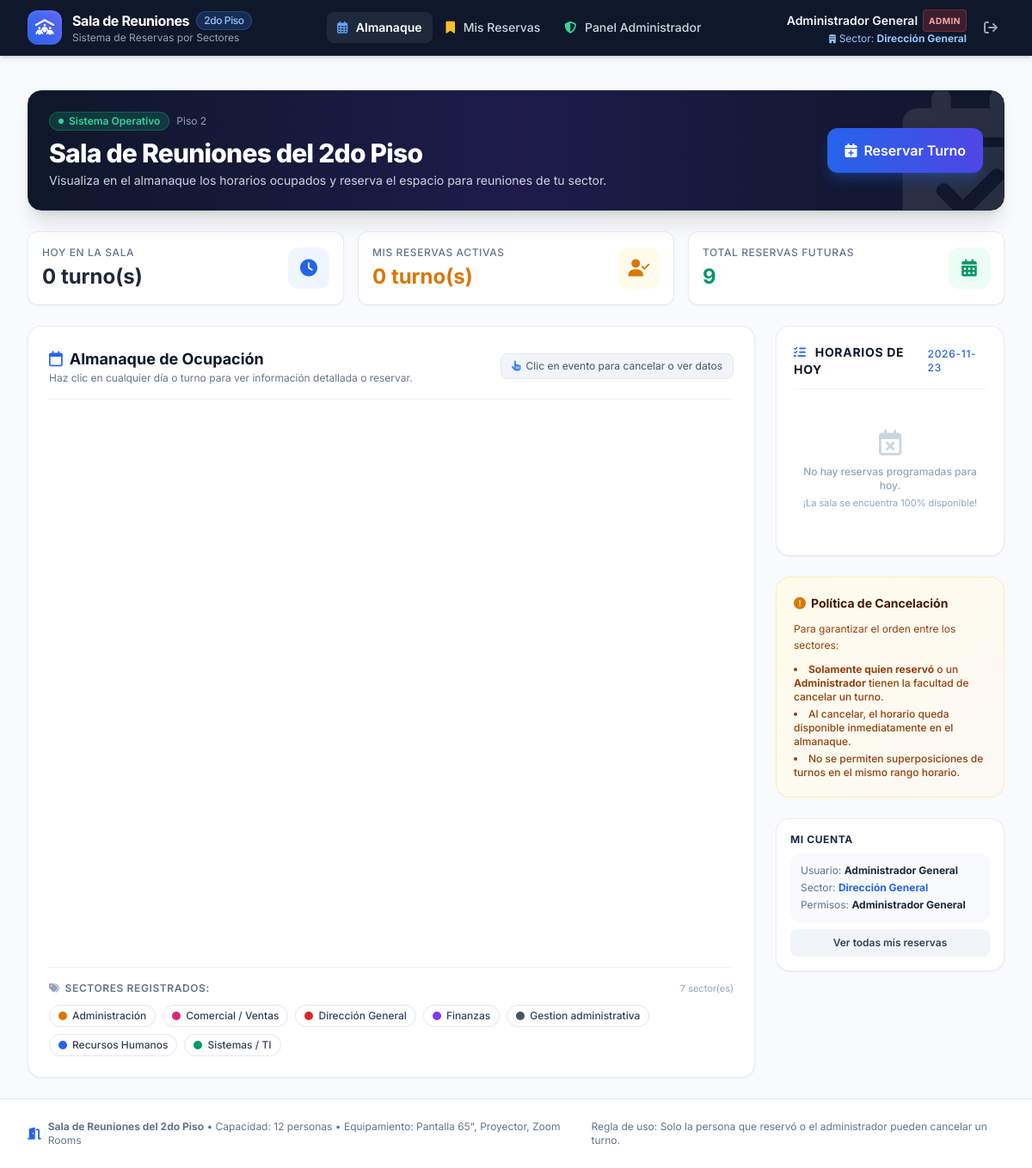
The page / (signed in) on the database its author committed.
### tables this page shows
CREATE TABLE users (
            id INTEGER PRIMARY KEY AUTOINCREMENT,
            username TEXT UNIQUE NOT NULL,
            password_hash TEXT NOT NULL,
            full_name TEXT NOT NULL,
            sector TEXT NOT NULL,
            role TEXT NOT NULL DEFAULT 'user',
            created_at TIMESTAMP DEFAULT CURRENT_TIMESTAMP
        );

### app.py (the view)
@app.route("/")
@login_required
def index():
    conn = get_db_connection()
    today_str = date.today().strftime("%Y-%m-%d")
    todays_reservations = conn.execute('''
        SELECT r.*, u.full_name, u.sector, u.username
        FROM reservations r
        JOIN users u ON r.user_id = u.id
        WHERE r.date = ? AND r.status = 'active'
        ORDER BY r.start_time ASC
    ''', (today_str,)).fetchall()
    total_active = conn.execute("SELECT COUNT(*) FROM reservations WHERE status = 'active'").fetchone()[0]
    my_active = conn.execute(
        "SELECT COUNT(*) FROM reservations WHERE user_id = ? AND status = 'active' AND date >= ?",
        (session["user_id"], today_str)
    ).fetchone()[0]
    conn.close()
    return render_template(
        "index.html",
        todays_reservations=todays_reservations,
        total_active=total_active,
        my_active=my_active,
        today_str=today_str
    )

### templates/index.html (shortened to what this page needs)
{% extends "base.html" %}
{% block content %}
<div class="space-y-6">
  <div class="bg-gradient-to-r from-slate-900 via-indigo-950 to-slate-900 rounded-2xl p-6 text-white shadow-xl border border-slate-800 relative overflow-hidden">
    <div class="absolute -right-10 -bottom-10 opacity-10 text-white pointer-events-none">
      <i class="fa-solid fa-calendar-check text-[180px]"></i>
    </div>
    <div class="relative z-10 flex flex-col md:flex-row md:items-center justify-between gap-6">
      <div>
        <div class="flex items-center gap-2 mb-2">
          <span class="inline-flex items-center px-2.5 py-0.5 rounded-full text-xs font-semibold bg-emerald-500/20 text-emerald-400 border border-emerald-500/30">
            <span class="w-1.5 h-1.5 rounded-full bg-emerald-400 mr-1.5 animate-pulse"></span> Sistema Operativo
          </span>
          <span class="text-xs text-slate-400">Piso 2</span>
        </div>
        <h1 class="text-2xl sm:text-3xl font-extrabold text-white tracking-tight">
          Sala de Reuniones del 2do Piso
        </h1>
        <p class="text-slate-300 text-sm mt-1 max-w-2xl">
          Visualiza en el almanaque los horarios ocupados y reserva el espacio para reuniones de tu sector.
        </p>
      </div>
      <div class="flex flex-col sm:flex-row items-stretch sm:items-center gap-3">
        <button onclick="openBookingModal()"
                class="inline-flex items-center justify-center gap-2 bg-gradient-to-r from-brand-600 to-indigo-600 hover:from-brand-500 hover:to-indigo-500 text-white font-semibold px-5 py-3.5 rounded-xl shadow-lg shadow-brand-600/30 transition-all hover:scale-[1.02] active:scale-[0.98]">
          <i class="fa-solid fa-calendar-plus text-base"></i>
          <span>Reservar Turno</span>
        </button>
      </div>
    </div>
  </div>
  <div class="grid grid-cols-1 sm:grid-cols-3 gap-4">
    <div class="bg-white rounded-xl p-4 border border-slate-200/80 shadow-sm flex items-center justify-between">
      <div>
        <p class="text-xs font-medium text-slate-500 uppercase tracking-wider">Hoy en la sala</p>
        <p class="text-2xl font-bold text-slate-800 mt-1">{{ todays_reservations|length }} turno(s)</p>
      </div>
      <div class="w-12 h-12 rounded-xl bg-brand-50 text-brand-600 flex items-center justify-center text-xl">
        <i class="fa-solid fa-clock"></i>
      </div>
    </div>
    <div class="bg-white rounded-xl p-4 border border-slate-200/80 shadow-sm flex items-center justify-between">
      <div>
        <p class="text-xs font-medium text-slate-500 uppercase tracking-wider">Mis reservas activas</p>
        <p class="text-2xl font-bold text-amber-600 mt-1">{{ my_active }} turno(s)</p>
      </div>
      <div class="w-12 h-12 rounded-xl bg-amber-50 text-amber-600 flex items-center justify-center text-xl">
        <i class="fa-solid fa-user-check"></i>
      </div>
    </div>
    <div class="bg-white rounded-xl p-4 border border-slate-200/80 shadow-sm flex items-center justify-between">
      <div>
        <p class="text-xs font-medium text-slate-500 uppercase tracking-wider">Total Reservas Futuras</p>
        <p class="text-2xl font-bold text-emerald-600 mt-1">{{ total_active }}</p>
      </div>
      <div class="w-12 h-12 rounded-xl bg-emerald-50 text-emerald-600 flex items-center justify-center text-xl">
        <i class="fa-solid fa-calendar-days"></i>
      </div>
    </div>
  </div>
  <div class="grid grid-cols-1 lg:grid-cols-4 gap-6">
    <div class="lg:col-span-3 space-y-4">
      <div class="bg-white rounded-2xl border border-slate-200/80 shadow-sm p-4 sm:p-6">
        <div class="flex flex-col sm:flex-row sm:items-center justify-between gap-4 pb-4 border-b border-slate-100 mb-4">
          <div>
            <h2 class="text-lg font-bold text-slate-900 flex items-center gap-2">
              <i class="fa-regular fa-calendar text-brand-600"></i> Almanaque de Ocupación
            </h2>
            <p class="text-xs text-slate-500">
              Haz clic en cualquier día o turno para ver información detallada o reservar.
            </p>
          </div>
          <div class="flex items-center gap-2">
            <span class="text-xs bg-slate-100 text-slate-600 px-3 py-1.5 rounded-lg border border-slate-200 flex items-center gap-1.5">
              <i class="fa-solid fa-hand-pointer text-brand-500 text-xs"></i> Clic en evento para cancelar o ver datos
            </span>
          </div>
        </div>
        <div id="calendar" class="min-h-[620px]"></div>
        {% if SECTORS and SECTORS|length > 0 %}
        <div class="mt-6 pt-4 border-t border-slate-100">
          <div class="flex items-center justify-between mb-2.5">
            <p class="text-xs font-semibold text-slate-500 uppercase tracking-wider flex items-center gap-1.5">
              <i class="fa-solid fa-tags text-slate-400"></i> Sectores Registrados:
            </p>
            <span class="text-[11px] text-slate-400">{{ SECTORS|length }} sector(es)</span>
          </div>
          <div class="flex flex-wrap gap-2">
            {% for sector in SECTORS %}
            <span class="inline-flex items-center text-xs font-medium px-2.5 py-1 rounded-full bg-white border border-slate-200 text-slate-700 shadow-xs">
              <span class="w-2.5 h-2.5 rounded-full mr-1.5" style="background-color: {{ sector.color }};"></span>
              {{ sector.name }}
            </span>
            {% endfor %}
          </div>
        </div>
        {% endif %}
      </div>
    </div>
    <div class="space-y-6">
      <div class="bg-white rounded-2xl border border-slate-200/80 shadow-sm p-5">
        <h3 class="text-sm font-bold text-slate-900 uppercase tracking-wider flex items-center justify-between pb-3 border-b border-slate-100 mb-3">
          <span><i class="fa-solid fa-list-check text-brand-600 mr-1.5"></i> Horarios de Hoy</span>
          <span class="text-xs text-brand-600 font-medium">{{ today_str }}</span>
        </h3>
        {% if todays_reservations %}
          <div class="space-y-3">
            {% for item in todays_reservations %}
              <div class="p-3 rounded-xl border border-slate-100 bg-slate-50/60 hover:bg-slate-100/80 transition-colors">
                <div class="flex items-center justify-between text-xs mb-1">
                  <span class="font-bold text-slate-800">
                    <i class="fa-regular fa-clock text-slate-400 mr-1"></i> {{ item.start_time }} - {{ item.end_time }}
                  </span>
                  <span class="px-2 py-0.5 rounded text-[11px] font-semibold bg-white border border-slate-200 text-slate-700">
                    {{ item.duration_minutes }} min
                  </span>
                </div>
                <div class="text-xs font-bold text-slate-900 truncate">
                  {{ item.title }}
                </div>
                <div class="text-[11px] text-slate-500 mt-1 flex items-center justify-between">
                  <span><i class="fa-solid fa-building text-[10px] text-slate-400 mr-1"></i>{{ item.sector }}</span>
                  <span class="text-slate-600 font-medium">{{ item.full_name }}</span>
                </div>
              </div>
            {% endfor %}
          </div>
        {% else %}
          <div class="text-center py-8 text-slate-400">
            <i class="fa-regular fa-calendar-xmark text-3xl mb-2 text-slate-300"></i>
            <p class="text-xs font-medium">No hay reservas programadas para hoy.</p>
            <p class="text-[11px] text-slate-400 mt-1">¡La sala se encuentra 100% disponible!</p>
          </div>
        {% endif %}
      </div>
      <div class="bg-gradient-to-br from-amber-50 to-orange-50/50 rounded-2xl border border-amber-200/60 p-5 text-amber-900 text-xs space-y-2.5">
        <h4 class="font-bold text-amber-950 flex items-center gap-1.5 text-sm">
          <i class="fa-solid fa-circle-exclamation text-amber-600"></i> Política de Cancelación
        </h4>
        <p class="text-amber-800 leading-relaxed">
          Para garantizar el orden entre los sectores:
        </p>
        <ul class="list-disc list-inside space-y-1 text-amber-800 font-medium">
          <li><strong>Solamente quien reservó</strong> o un <strong>Administrador</strong> tienen la facultad de cancelar un turno.</li>
          <li>Al cancelar, el horario queda disponible inmediatamente en el almanaque.</li>
          <li>No se permiten superposiciones de turnos en el mismo rango horario.</li>
        </ul>
      </div>
      <div class="bg-white rounded-2xl border border-slate-200/80 shadow-sm p-4 text-xs space-y-2">
        <h4 class="font-bold text-slate-800 text-xs uppercase tracking-wider">Mi Cuenta</h4>
        <div class="p-3 bg-slate-50 rounded-xl space-y-1">
          <p><span class="text-slate-500">Usuario:</span> <strong>{{ current_user.full_name }}</strong></p>
          <p><span class="text-slate-500">Sector:</span> <strong class="text-brand-600">{{ current_user.sector }}</strong></p>
          <p><span class="text-slate-500">Permisos:</span> <strong>{{ 'Administrador General' if current_user.role == 'admin' else 'Usuario Sectorial' }}</strong></p>
        </div>
        <a href="{{ url_for('my_bookings') }}" class="block text-center w-full py-2 bg-slate-100 hover:bg-slate-200 text-slate-700 font-semibold rounded-lg transition-colors">
          Ver todas mis reservas
        </a>
      </div>
    </div>
  </div>
</div>
{% endblock %}

### templates/base.html (shortened to what this page needs)
<!DOCTYPE html>
<html lang="es" class="h-full bg-slate-50">
<head>
  <script src="https://cdn.tailwindcss.com"></script>
  <link rel="stylesheet" href="https://cdnjs.cloudflare.com/ajax/libs/font-awesome/6.5.1/css/all.min.css">
  <link rel="stylesheet" href="{{ url_for('static', filename='css/style.css') }}">
</head>
<body class="h-full flex flex-col antialiased text-slate-800">
  <header class="bg-slate-900 border-b border-slate-800 text-white shadow-md sticky top-0 z-40">
    <div class="max-w-7xl mx-auto px-4 sm:px-6 lg:px-8">
      <div class="flex items-center justify-between h-16">
        <div class="flex items-center space-x-3">
          <a href="{{ url_for('index') }}" class="flex items-center space-x-3 group">
            <div class="w-10 h-10 rounded-xl bg-gradient-to-tr from-brand-600 to-indigo-500 flex items-center justify-center text-white shadow-inner shadow-brand-400/30 group-hover:scale-105 transition-transform">
              <i class="fa-solid fa-people-roof text-lg"></i>
            </div>
            <div>
              <div class="font-bold text-base tracking-tight text-white flex items-center gap-2">
                Sala de Reuniones
                <span class="text-xs bg-brand-500/20 text-brand-300 border border-brand-500/30 px-2 py-0.5 rounded-full font-medium">2do Piso</span>
              </div>
              <div class="text-xs text-slate-400">Sistema de Reservas por Sectores</div>
            </div>
          </a>
        </div>
        {% if current_user %}
        <nav class="hidden md:flex items-center space-x-1">
          <a href="{{ url_for('index') }}"
             class="px-3 py-2 rounded-lg text-sm font-medium transition-colors {% if request.endpoint == 'index' %}bg-slate-800 text-white font-semibold{% else %}text-slate-300 hover:text-white hover:bg-slate-800/60{% endif %}">
            <i class="fa-regular fa-calendar-days mr-1.5 text-brand-400"></i> Almanaque
          </a>
          <a href="{{ url_for('my_bookings') }}"
             class="px-3 py-2 rounded-lg text-sm font-medium transition-colors {% if request.endpoint == 'my_bookings' %}bg-slate-800 text-white font-semibold{% else %}text-slate-300 hover:text-white hover:bg-slate-800/60{% endif %}">
            <i class="fa-solid fa-bookmark mr-1.5 text-amber-400"></i> Mis Reservas
          </a>
          {% if current_user.role == 'admin' %}
          <a href="{{ url_for('admin_panel') }}"
             class="px-3 py-2 rounded-lg text-sm font-medium transition-colors {% if request.endpoint == 'admin_panel' %}bg-slate-800 text-white font-semibold{% else %}text-slate-300 hover:text-white hover:bg-slate-800/60{% endif %}">
            <i class="fa-solid fa-shield-halved mr-1.5 text-emerald-400"></i> Panel Administrador
          </a>
          {% endif %}
        </nav>
        <div class="flex items-center space-x-3">
          <div class="hidden sm:flex flex-col items-end">
            <div class="text-sm font-semibold text-slate-100 flex items-center gap-1.5">
              {{ current_user.full_name }}
              {% if current_user.role == 'admin' %}
                <span class="bg-red-500/20 text-red-300 border border-red-500/30 text-[10px] px-1.5 py-0.5 rounded uppercase font-bold tracking-wider">Admin</span>
              {% endif %}
            </div>
            <div class="text-xs text-brand-300 flex items-center gap-1">
              <i class="fa-solid fa-building text-[10px]"></i>
              <span>Sector: <strong>{{ current_user.sector }}</strong></span>
            </div>
          </div>
          <a href="{{ url_for('logout') }}" title="Cerrar sesión"
             class="p-2 text-slate-400 hover:text-rose-400 hover:bg-slate-800 rounded-lg transition-colors">
            <i class="fa-solid fa-arrow-right-from-bracket text-base"></i>
          </a>
        </div>
        {% endif %}
      </div>
    </div>
  </header>
  <main class="flex-grow max-w-7xl mx-auto px-4 sm:px-6 lg:px-8 py-6 w-full">
    {% block content %}{% endblock %}
  </main>
  <footer class="bg-white border-t border-slate-200 py-6 text-slate-500 text-xs mt-auto">
    <div class="max-w-7xl mx-auto px-4 sm:px-6 lg:px-8 flex flex-col sm:flex-row items-center justify-between gap-4">
      <div class="flex items-center gap-2">
        <i class="fa-solid fa-door-open text-brand-600 text-sm"></i>
        <span><strong>Sala de Reuniones del 2do Piso</strong> &bull; Capacidad: 12 personas &bull; Equipamiento: Pantalla 65", Proyector, Zoom Rooms</span>
      </div>
      <div>
        <span>Regla de uso: Solo la persona que reservó o el administrador pueden cancelar un turno.</span>
      </div>
    </div>
  </footer>
</body>
</html>

### rows shown on the page
users: full_name "Administrador General", sector "Dirección General", name "Dirección General", role "Administrador General"
users: name "Administración"
users: name "Comercial / Ventas"
users: name "Finanzas"
users: name "Gestion administrativa"
users: name "Recursos Humanos"
users: name "Sistemas / TI"

### other values the page prints
{{ todays_reservations|length }} "0"
{{ my_active }} "0"
{{ total_active }} "9"
{{ SECTORS|length }} "7"
